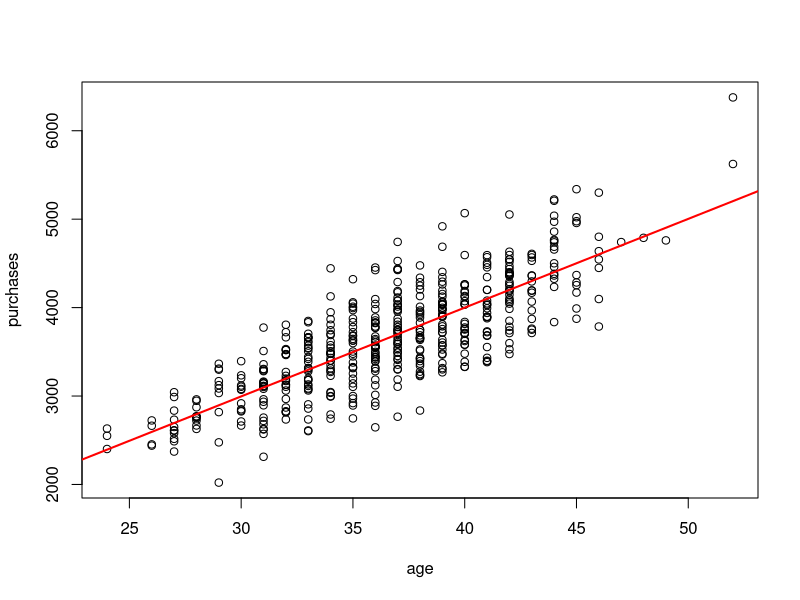
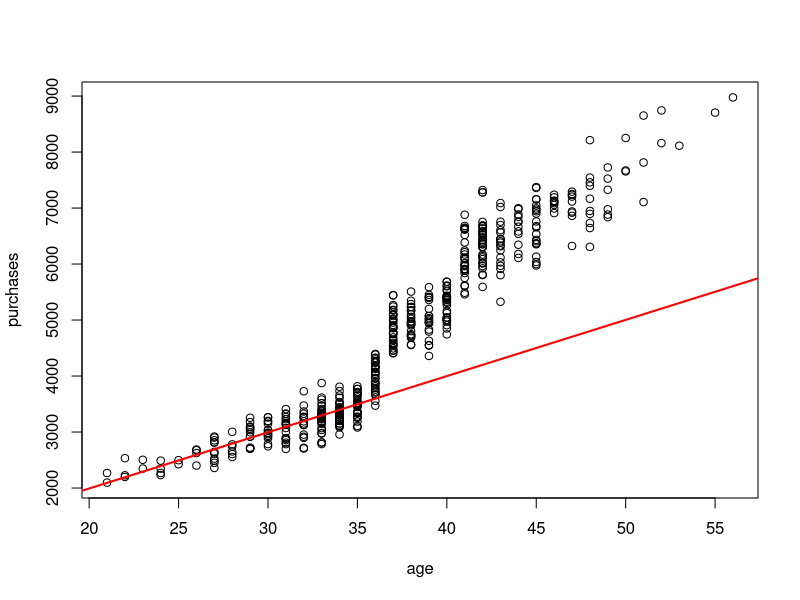
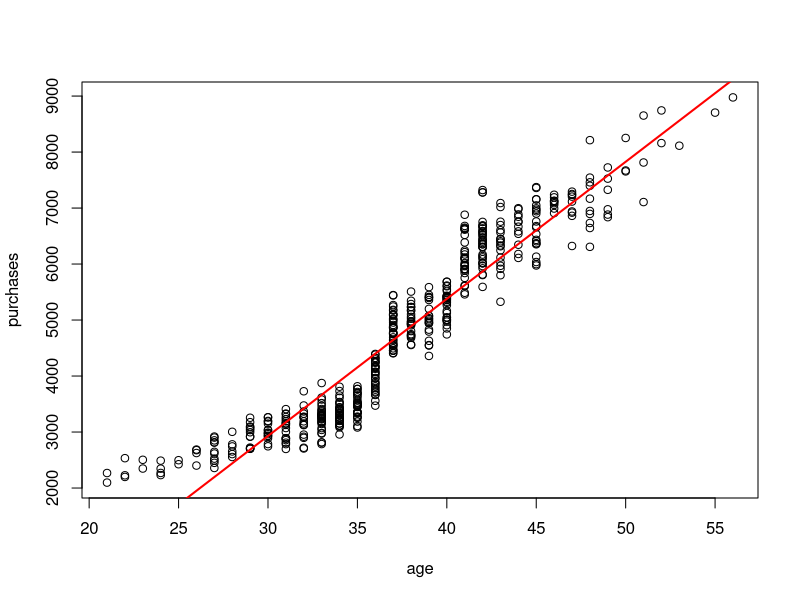

These charts were generated, in order, by the following R code:
## ---- chunk 1
suppressMessages(library(ggplot2))
suppressMessages(library(forecast))
suppressMessages(library(dplyr))
#only run once, FUCK THE CHINESE GREAT FIRE WALL
#url <- 'https://raw.githubusercontent.com/pablo14/machine_learn/master/data_historical.txt'
#download.file(url, 'thefirstdata.txt')
dat <- read.delim('thefirstdata.txt', header = T, sep = '\t') 
## ---- chunk 2
## modeling
mod1 <- lm(purchases ~ age, data = dat)
with(dat, plot(x = age, y = purchases))
abline(mod1, col = 'red', lwd = 2)

## checking, I love the forecast package!
accuracy(mod1)
## ---- chunk 3
# this is the newest data in MAY
# only run once, FUCK THE CHINESE GREAT FIRE WALL
# url2 <- 'https://raw.githubusercontent.com/pablo14/machine_learn/master/data_may.txt'
# download.file(url2, 'theseconddata.txt')
dat2 <- read.delim('theseconddata.txt', header = T, sep = '\t') 

# check how the mod I is working
with(dat2, plot(x = age, y = purchases))
abline(mod1, col = 'red', lwd = 2)
## ---- chunk 4
threshold <- 10
error_may <- predict(mod1, newdata = data.frame(age = dat2$age)) %>% accuracy(., dat2$purchases) %>% .[1,5]
if (error_may > threshold)
{## Build new model, based on new data.
    new_model <- lm(data = dat2, purchases ~ age)
    new_error <- accuracy(new_model)[, 'MAPE']
    print('The model has been updated!')
} else
{
  print('We are fine so far!')
}

# check the new model
with(dat2, plot(x = age, y = purchases))
abline(new_model, col = 'red', lwd = 2)
